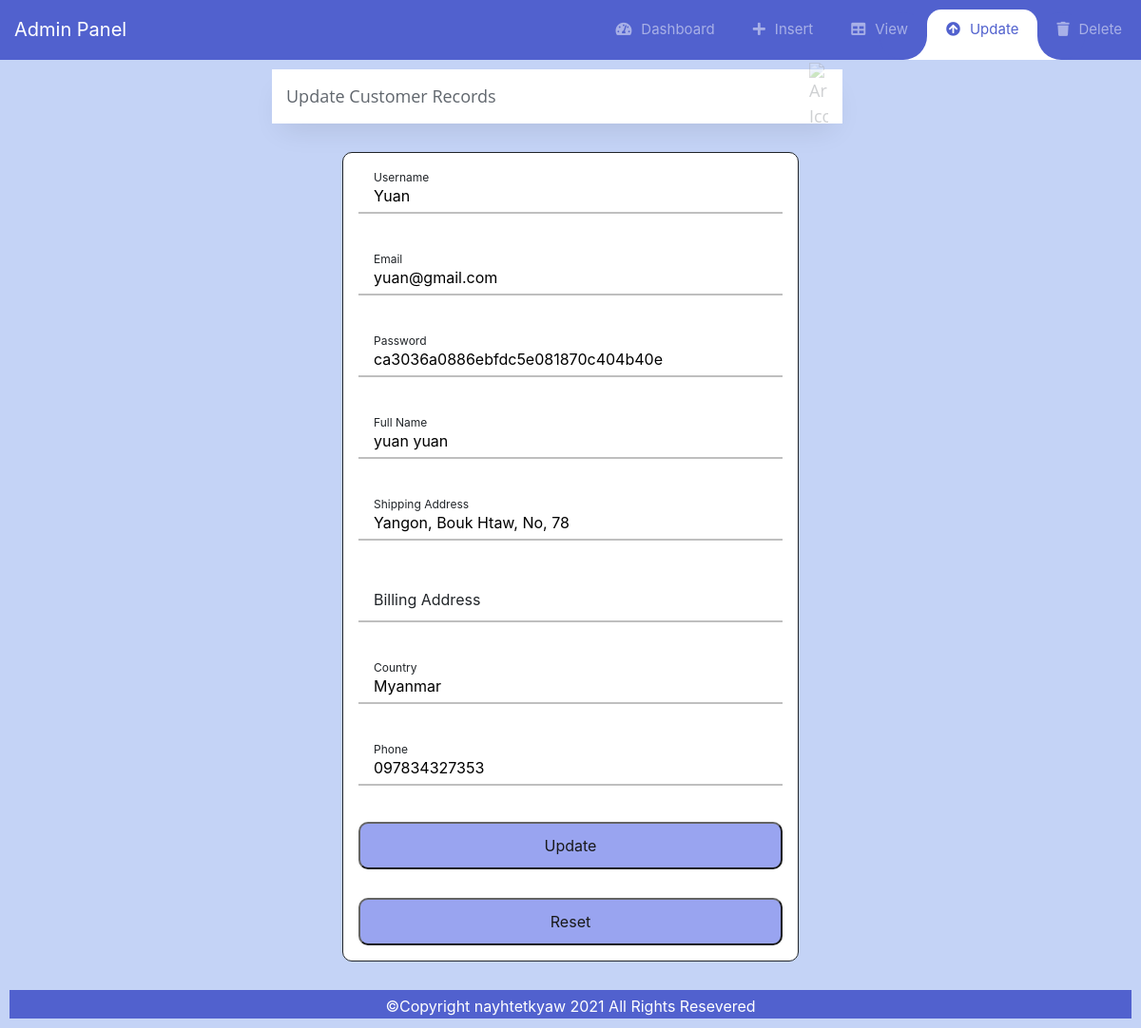
The page /admin/customer_update.php?idCustomer=10 on the database its author committed.
### tables this page shows
CREATE TABLE `Customers` (
  `idCustomer` int NOT NULL AUTO_INCREMENT,
  `username` varchar(45) NOT NULL,
  `email` varchar(50) NOT NULL,
  `password` varchar(225) NOT NULL,
  `full_name` varchar(50) NOT NULL,
  `address` varchar(225) NOT NULL,
  `billing_address` varchar(45) DEFAULT NULL,
  `country` varchar(45) NOT NULL,
  `phone` varchar(45) NOT NULL,
  PRIMARY KEY (`idCustomer`)
);

### admin/customer_update.php (the view, shortened to what this page needs)
<?php
    $dsn = 'mysql:dbname=Ecomm;host=localhost';
    $dbuser ='root';
    $dbPassword ='Security-sql1122';
    try{
        $connection = new PDO($dsn , $dbuser, $dbPassword);
    }catch(PDOException $e){
        $_SESSION['messages'][] = 'Connection failed!' . $e->getMessage();
        header('Location:index.php');
    }
   if(isset($_GET['idCustomer'])){
    $ID = $_GET['idCustomer'];
    $statement = "SELECT * FROM Customers WHERE idCustomer='$ID' ";
    $result = $connection->query($statement);
        foreach($result as $row){
            $username = $row['username'];
            $email = $row['email'];
            $password  = md5($row['password']);
            $full_name = $row['full_name'];
            $ship_address = $row['address'];
            $bill_address = $row['billing_address'];
            $country = $row['country'];
            $phone = $row['phone'];
        }
    }
?>
<!DOCTYPE html>
<html lang="en">
<head>
    <link rel='stylesheet' href='https://stackpath.bootstrapcdn.com/bootstrap/4.3.1/css/bootstrap.min.css'>
    <link rel='stylesheet' href='https://cdnjs.cloudflare.com/ajax/libs/font-awesome/5.10.2/css/all.css'>
    <link rel="stylesheet" href="nav/style.css">
</head>
<body>
    <nav class="navbar navbar-expand-custom navbar-mainbg">
            <a class="navbar-brand navbar-logo" href="#">Admin Panel</a>
            <div class="collapse navbar-collapse" id="navbarSupportedContent">
                <ul class="navbar-nav ml-auto">
                    <div class="hori-selector">
                        <div class="left"></div>
                        <div class="right"></div>
                    </div>
                    <li class="nav-item">
                        <a class="nav-link" href=""><i class="fas fa-tachometer-alt"></i>Dashboard</a>
                    </li>
                    <li class="nav-item">
                        <a class="nav-link" href="product_insert.php"><i class="fa fa-plus"></i>Insert</a>
                    </li>
                    <li class="nav-item">
                        <a class="nav-link" href="product_view.php"><i class="fa fa-table"></i>View</a>
                    </li>
                    <li class="nav-item active">
                        <a class="nav-link" href="customer_update.php"><i class="fa fa-arrow-circle-up"></i>Update</a>
                    </li>
                    <li class="nav-item">
                        <a class="nav-link" href="product_delete.php"><i class="fa fa-trash"></i>Delete</a>
                    </li>
                </ul>
            </div>
        </nav>
        <div class='main-body'>
            <div class="option">
                <div class="select-box">
                    <div class="select-box__current" tabindex="1">
                        <div class="select-box__value">
                            <p class="select-box__input-text">Update Customer Records</p>
                        </div>
                        <img class="select-box__icon" src="http://cdn.onlinewebfonts.com/svg/img_295694.svg" alt="Arrow Icon" aria-hidden="true"/>
                    </div>
                 </div>
            </div>
            <form class='form' enctype="multipart/form-data" method="POST" action="">
            <div class="container">
                <label class="field field_v1">
                    <input class="field__input" type="text" name='username' value="<?php echo $username; ?>" placeholder="e.g username">
                        <span class="field__label-wrap">
                            <span class="field__label">Username</span>
                        </span>
                </label>
                <label class="field field_v1">
                    <input class="field__input" type="text" value="<?php echo $email; ?>" name='email' placeholder="e.g example@gmail.com">
                        <span class="field__label-wrap">
                            <span class="field__label">Email</span>
                        </span>
                </label>
                <label class="field field_v1">
                    <input class="field__input" type="text" value="<?php echo $password; ?>" name='password' placeholder="user's new password">
                        <span class="field__label-wrap">
                            <span class="field__label">Password</span>
                        </span>
                </label>
                <label class="field field_v1">
                    <input class="field__input" type="text" value="<?php echo $full_name; ?>" name='full_name' placeholder="e.g Stephen Hawking">
                        <span class="field__label-wrap">
                            <span class="field__label">Full Name</span>
                        </span>
                </label>
                <label class="field field_v1">
                    <input class="field__input" type="text" value="<?php echo $ship_address; ?>" name='ship_address' placeholder="e.g Yangon,Hlae Dan, Pyay road, No.29">
                        <span class="field__label-wrap">
                            <span class="field__label">Shipping Address</span>
                        </span>
                </label>
                <label class="field field_v1">
                    <input class="field__input" value="<?php echo $bill_address; ?>" name='bill_address' placeholder="e.g Yangon, Hlae Dan">
                        <span class="field__label-wrap">
                            <span class="field__label">Billing Address</span>
                        </span>
                </label>
                <label class="field field_v1">
                    <input class="field__input" value="<?php echo $country; ?>" name='country' placeholder="e.g. Myanmar">
                        <span class="field__label-wrap">
                            <span class="field__label">Country</span>
                        </span>
                </label>
                <label class="field field_v1">
                    <input class="field__input" value="<?php echo $phone; ?>" name='phone' placeholder="e.g. +959xxxxxxxxx">
                        <span class="field__label-wrap">
                            <span class="field__label">Phone</span>
                        </span>
                </label>
                <button type="submit" name="submit" value="update">
                    Update
                </button>
                <button type="botton" name="reset" value="clear">
                    Reset
                </button>
            </div>
            </form>
            <div class="footer">
                <p>&copy;Copyright nayhtetkyaw 2021 All Rights Resevered</p>
            </div>
        </div>
    </body>
</html>

### admin/nav/style.css (style rules this page uses)
* { margin: 0; padding: 0; }
i { margin-right: 10px; }
.navbar-logo { padding: 15px; color: #fff; }
.navbar-mainbg { background-color: #5161ce; padding: 0px; }
#navbarSupportedContent { overflow: hidden; position: relative; }
#navbarSupportedContent ul { padding: 0px; margin: 0px; }
#navbarSupportedContent ul li a i { margin-right: 10px; }
#navbarSupportedContent li { list-style-type: none; float: left; }
#navbarSupportedContent ul li a { color: rgba(255, 255, 255, 0.5); text-decoration: none; font-size: 15px; display: block; padding: 20px 20px; transition-duration: 0.6s; transition-timing-function: cubic-bezier(0.68, -0.55, 0.265, 1.55); position: relative; }
#navbarSupportedContent>ul>li.active>a { color: #5161ce; background-color: transparent; transition: all 0.7s; }
.hori-selector { display: inline-block; position: absolute; height: 100%; top: 0px; left: 0px; transition-duration: 0.6s; transition-timing-function: cubic-bezier(0.68, -0.55, 0.265, 1.55); background-color: #fff; border-top-left-radius: 15px; border-top-right-radius: 15px; margin-top: 10px; }
.hori-selector .right, .hori-selector .left { position: absolute; width: 25px; height: 25px; background-color: #fff; bottom: 10px; }
.hori-selector .right { right: -25px; }
.hori-selector .left { left: -25px; }
.hori-selector .right:before, .hori-selector .left:before { content: ''; position: absolute; width: 50px; height: 50px; border-radius: 50%; background-color: #5161ce; }
.hori-selector .right:before { bottom: 0; right: -25px; }
.hori-selector .left:before { bottom: 0; left: -25px; }
@media (min-width: 992px) { .navbar-expand-custom { -ms-flex-flow: row nowrap; flex-flow: row nowrap; -ms-flex-pack: start; justify-content: flex-start; } }
@media (min-width: 992px) { .navbar-expand-custom .navbar-nav { -ms-flex-direction: row; flex-direction: row; } }
@media (min-width: 992px) { .navbar-expand-custom .navbar-collapse { display: -ms-flexbox!important; display: flex!important; -ms-flex-preferred-size: auto; flex-basis: auto; } }

### rows shown on the page
customers: username "Yuan", email "yuan@gmail.com", password "ca3036a0886ebfdc5e081870c404b40e", full_name "yuan yuan", ship_address "Yangon, Bouk Htaw, No, 78", country "Myanmar", phone "097834327353"
